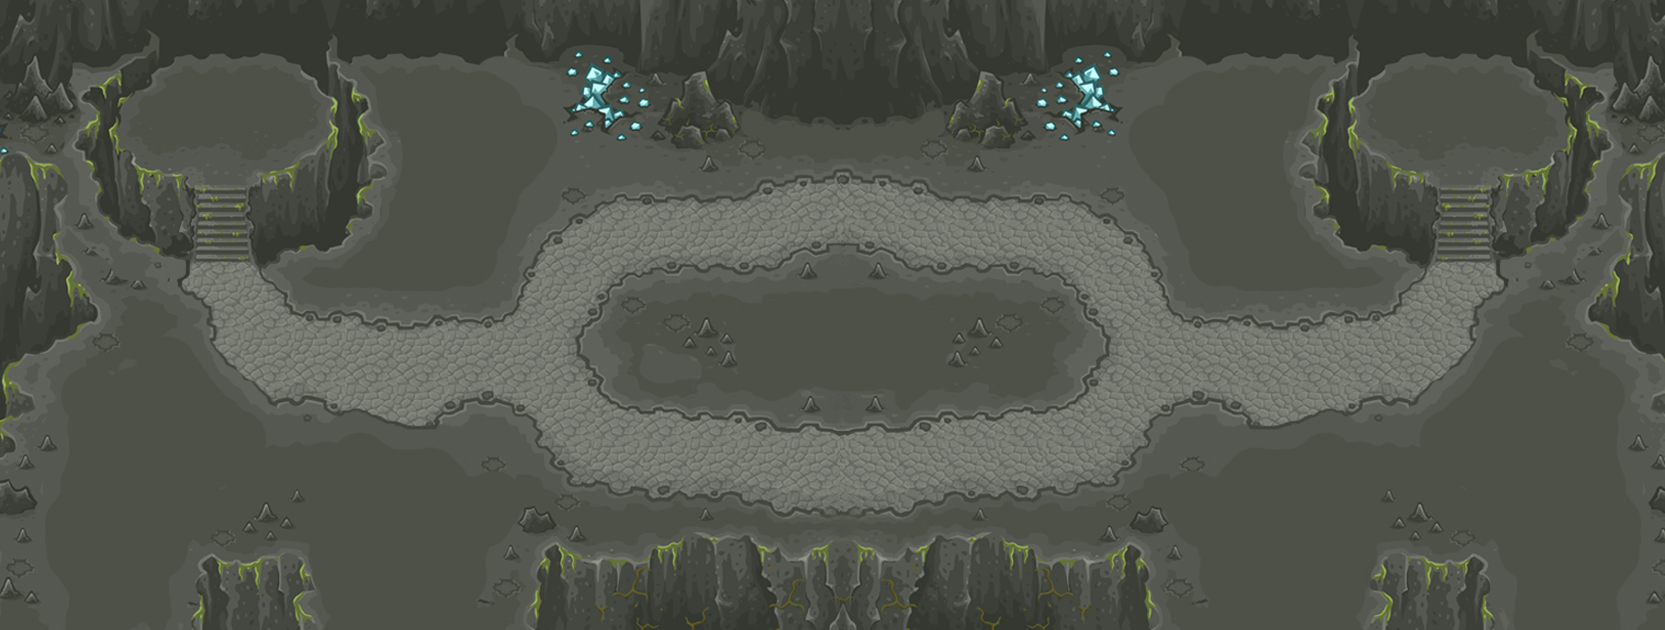

This game map was drawn from its Tiled (.tmx) file and the tilesets committed beside it. A one-line description and the trimmed map source follow:
An orthogonal 111x42 tile map with 15x15 px tiles, 2 tile layers (bg_layer, collidable), 2 tilesets.

<map version="1.0" orientation="orthogonal" renderorder="right-down" width="111" height="42" tilewidth="15" tileheight="15" nextobjectid="1">
 <tileset firstgid="1" name="map" tilewidth="15" tileheight="15">
  <image source="map.png" width="1665" height="639" />
 </tileset>
 <tileset firstgid="4663" name="temp" tilewidth="15" tileheight="15">
  <image source="temp.png" width="15" height="15" />
 </tileset>
 <layer name="bg_layer" width="111" height="42">
  <data>[4662 cells, 4662 non-empty, 4662 distinct tile ids]</data>
 </layer>
 <layer name="collidable" width="111" height="42" opacity="0">
  <properties>
   <property name="mask" value="true" />
  </properties>
  <data>[4662 cells, 1157 non-empty, 1 distinct tile ids]</data>
 </layer>
</map>